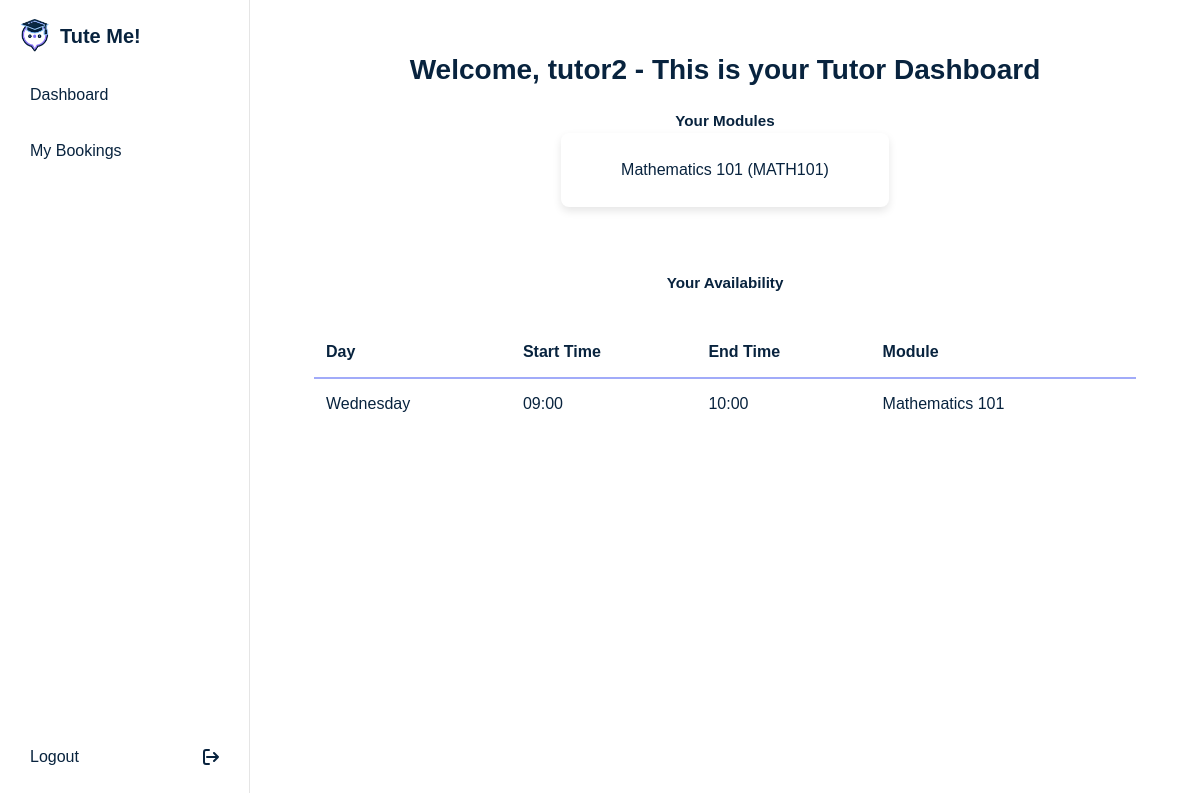
The app's page /tutor_dashboard (signed in) with its own data.
### app/models.py (models this page shows)
class Module(db.Model):
    __tablename__ = 'modules'
    module_id = db.Column(db.Integer, primary_key=True)
    module_name = db.Column(db.String(80), nullable=False)
    module_code = db.Column(db.String(10), unique=True, nullable=False)
    description = db.Column(db.String(200), nullable=True)

class TutorAvailability(db.Model):
    __tablename__ = 'tutor_availability'
    availability_id = db.Column(db.Integer, primary_key=True, autoincrement=True)
    tutor_id = db.Column(db.Integer, db.ForeignKey('users.user_id'), nullable=False)
    module_id = db.Column(db.Integer, db.ForeignKey('modules.module_id'), nullable=False)
    day_of_week = db.Column(db.String(10), nullable=False)
    start_time = db.Column(db.Time, nullable=False)
    end_time = db.Column(db.Time, nullable=False)
    module = db.relationship('Module', backref='tutor_availabilities')
    __table_args__ = (
        db.UniqueConstraint('tutor_id', 'module_id', 'day_of_week', 'start_time', 'end_time', name='unique_availability'),
    )

### app/routes/tutor.py (the view)
@router.route('/tutor_dashboard')
def tutor_dashboard():
    if 'user_id' not in session or session.get('role') != 'tutor':
        flash("Please log in as a tutor", "error")
        return redirect(url_for('main.login'))
    tutor_id = session.get('user_id')
    tutor_modules = TutorModule.query.filter_by(tutor_id=tutor_id).all()
    modules = [Module.query.get(tm.module_id) for tm in tutor_modules]
    availability = (
        TutorAvailability.query
        .filter_by(tutor_id=tutor_id)
        .join(Module, TutorAvailability.module_id == Module.module_id)
        .add_columns(
            TutorAvailability.availability_id,
            TutorAvailability.day_of_week,
            TutorAvailability.start_time,
            TutorAvailability.end_time,
            Module.module_name
        )
        .all()
    )
    return render_template('tutor_dashboard.html', modules=modules, availability=availability)

### app/templates/tutor_dashboard.html (shortened to what this page needs)
{% extends 'base.html' %}
{% block content %}
<section class="tutor-dashboard">
    <article class="dashboard-title">
        <h2>Welcome, {{ session.username }} - This is your Tutor Dashboard</h2>
        <div class="">
            <p><strong>Your Modules</strong></p>
            <div>
                <ul class="cards">
                    {% for module in modules %}
                        <li class="card">{{ module.module_name }} ({{ module.module_code }})</li>
                    {% endfor %}
            </div>
        </div>
    </article>
    <article class="dashboard-content card">
        <p><strong>Your Availability</strong></p>
        <table>
            <thead>
                <tr>
                    <th>Day</th>
                    <th>Start Time</th>
                    <th>End Time</th>
                    <th>Module</th>
                </tr>
            </thead>
            <tbody>
                {% for slot in availability %}
                    <tr>
                        <td>{{ slot.day_of_week }}</td>
                        <td>{{ slot.start_time.strftime('%H:%M') }}</td>
                        <td>{{ slot.end_time.strftime('%H:%M') }}</td>
                        <td>{{ slot.module_name }}</td>
                    </tr>
                {% endfor %}
            </tbody>
        </table>
    </article>
</section>
{% endblock %}

### app/static/styles/sass.css (style rules this page uses)
ul { list-style: none; }
li { margin-bottom: 0; }
h1, h2, h3 { font-weight: 700; color: #08233E; margin-bottom: 1rem; }
h2 { font-size: 1.75em; }
p { font-size: 0.95em; }
* { margin: 0; padding: 0; box-sizing: border-box; }
html { scroll-behavior: smooth; }
body { background-color: #FFFFFF; line-height: 1.6; font-family: "Poppins", sans-serif; font-weight: 500; color: #08233E; }
.cards { display: flex; justify-content: center; gap: 2rem; width: 100%; }
.cards .card { background-color: #FFFFFF; border-radius: 0.5rem; padding: 1.5rem; width: 40%; box-shadow: 0 0.25rem 0.5rem rgba(0, 0, 0, 0.1); transition: transform 0.3s ease, box-shadow 0.3s ease; cursor: pointer; }

### app/static/styles/students.css (style rules this page uses)
ul { list-style: none; }
li { margin-bottom: 0; }
h1, h2, h3 { font-weight: 700; color: #08233E; margin-bottom: 1rem; }
h2 { font-size: 1.75em; }
p { font-size: 0.95em; }
* { margin: 0; padding: 0; box-sizing: border-box; }
html { scroll-behavior: smooth; }
body { background-color: #FFFFFF; line-height: 1.6; font-family: "Poppins", sans-serif; font-weight: 500; color: #08233E; }
.cards { display: flex; justify-content: center; gap: 2rem; width: 100%; }
.cards .card { background-color: #FFFFFF; border-radius: 0.5rem; padding: 1.5rem; width: 40%; box-shadow: 0 0.25rem 0.5rem rgba(0, 0, 0, 0.1); transition: transform 0.3s ease, box-shadow 0.3s ease; cursor: pointer; }

### app/static/styles/tutor.css (style rules this page uses)
ul { list-style: none; }
li { margin-bottom: 0; }
h1, h2, h3 { font-weight: 700; color: #08233E; margin-bottom: 1rem; }
h2 { font-size: 1.75em; }
p { font-size: 0.95em; }
* { margin: 0; padding: 0; box-sizing: border-box; }
html { scroll-behavior: smooth; }
body { background-color: #FFFFFF; line-height: 1.6; font-family: "Poppins", sans-serif; font-weight: 500; color: #08233E; }
.cards { display: flex; justify-content: center; gap: 2rem; width: 100%; }
.cards .card { background-color: #FFFFFF; border-radius: 0.5rem; padding: 1.5rem; width: 40%; box-shadow: 0 0.25rem 0.5rem rgba(0, 0, 0, 0.1); transition: transform 0.3s ease, box-shadow 0.3s ease; cursor: pointer; }
main .tutor-dashboard, main .view-tutor-bookings { margin-left: 250px; padding: 20px; width: calc(100% - 250px); min-height: 100vh; display: flex; flex-direction: column; }
main .tutor-dashboard table, main .view-tutor-bookings table { width: 100%; border-collapse: collapse; margin-bottom: 20px; }
main .tutor-dashboard thead th, main .view-tutor-bookings thead th { text-align: left; padding: 12px; border-bottom: 2px solid #A1ABF9; }
main .tutor-dashboard tbody td, main .view-tutor-bookings tbody td { text-align: left; padding: 12px; border-bottom: 1px solid #A1ABF9; }
main .tutor-dashboard tbody tr:last-child td, main .view-tutor-bookings tbody tr:last-child td { border-bottom: none; }
main .tutor-dashboard, main .view-tutor-bookings { text-align: center; display: flex; flex-direction: column; gap: 2rem; padding: 1rem 4rem; }
main .tutor-dashboard article, main .view-tutor-bookings article { margin-top: 2rem; }
main .tutor-dashboard .dashboard-content, main .view-tutor-bookings .dashboard-content { display: flex; flex-direction: column; justify-content: space-evenly; }
main .tutor-dashboard .dashboard-content p, main .view-tutor-bookings .dashboard-content p { margin-bottom: 2rem; }

### app/static/styles/admin.css (style rules this page uses)
ul { list-style: none; }
li { margin-bottom: 0; }
h1, h2, h3 { font-weight: 700; color: #08233E; margin-bottom: 1rem; }
h2 { font-size: 1.75em; }
p { font-size: 0.95em; }
* { margin: 0; padding: 0; box-sizing: border-box; }
html { scroll-behavior: smooth; }
body { background-color: #FFFFFF; line-height: 1.6; font-family: "Poppins", sans-serif; font-weight: 500; color: #08233E; }
.cards { display: flex; justify-content: center; gap: 2rem; width: 100%; }
.cards .card { background-color: #FFFFFF; border-radius: 0.5rem; padding: 1.5rem; width: 40%; box-shadow: 0 0.25rem 0.5rem rgba(0, 0, 0, 0.1); transition: transform 0.3s ease, box-shadow 0.3s ease; cursor: pointer; }

### records on screen
Module: module_name "Mathematics 101", module_code "MATH101"
TutorAvailability: day_of_week "Wednesday", start_time "09:00", end_time "10:00", module_name "Mathematics 101"

### other values on screen
{{ session.username }} "tutor2"
